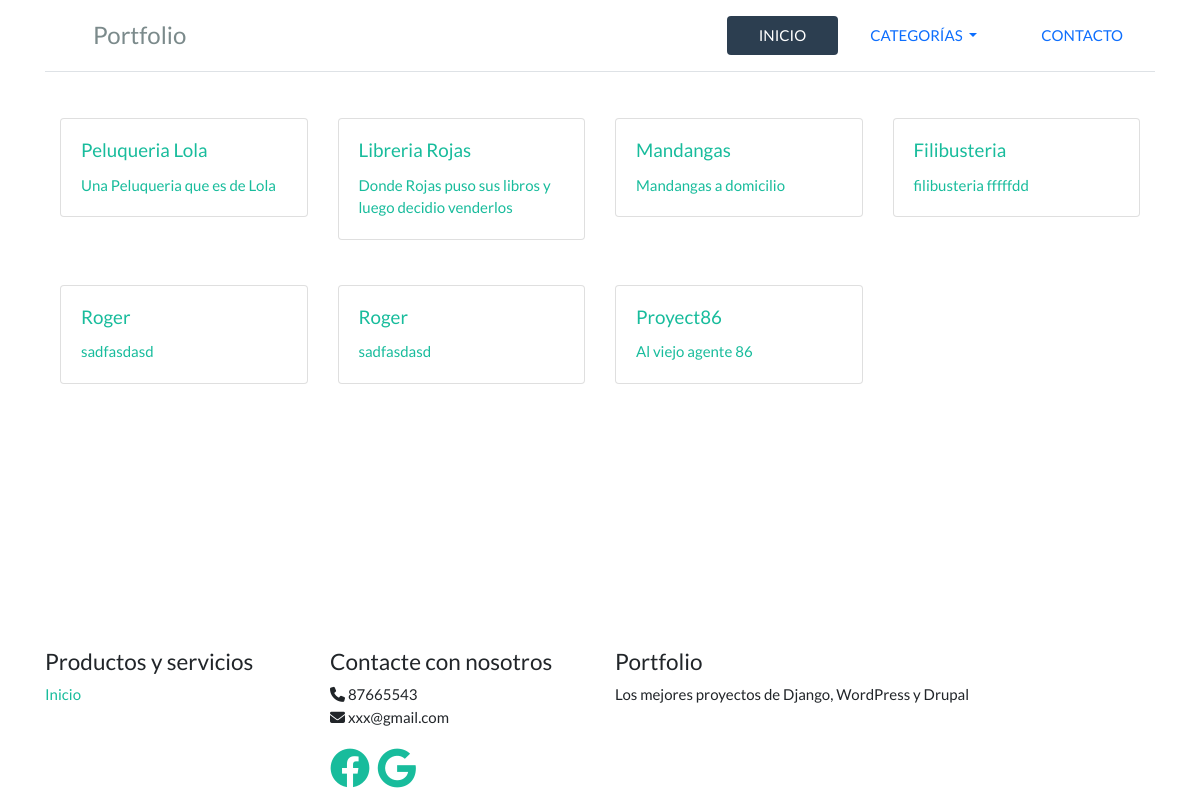
The page / on the database its author committed.
### portfolioapp/models.py (models this page shows, shortened)
class Proyecto(models.Model):
    categorias = models.ManyToManyField(Categoria, verbose_name='Categoria', related_name="proyectos")
    titulo = models.CharField(max_length = 250, verbose_name='Titulo', null=False, blank=False)
    descripcion = models.TextField(verbose_name='Descripcion', null=False, blank=False)
    year = models.IntegerField(verbose_name='Año', null=False, blank=False)
    fecha_creacion = models.DateTimeField(verbose_name='Fecha creación' , default=now)
    imagen = models.ImageField(verbose_name = 'Imagen', null=True, blank=True)

### portfolioapp/views.py (the view)
# urls.py: path('', views.HomeView.as_view(), name='home'),
class HomeView(TemplateView):
    template_name = 'portfolio/home.html'
    def get_context_data(self, **kwargs):
        context = super(HomeView, self).get_context_data(**kwargs)
        cat_id = kwargs.get('cat_id')
        context['proyectos'] = Proyecto.objects.filter(categorias__id=cat_id) if cat_id else Proyecto.objects.all()
        return context

### portfolioapp/templatetags/categorias_dropdown.py (called while the page is built)
@register.inclusion_tag('portfolio/categorias_dropdown.html')
def categorias_dropdown():
    categorias = Categoria.objects.all()
    return {'categorias': categorias}

### templates/portfolio/home.html (shortened to what this page needs)
{% extends 'portfolio/base.html' %}
{% load static %}
{% block content %}
<div>
	<div class="container mb-5">
		<div class="row">
		{% if proyectos %}
			{% for proyecto in proyectos %}
				<div class="col-sm-3">
					<a href="{% url 'proyecto_update' pk=proyecto.id %}" class="p-5">
						<div class="card">
							<div class="card-body">
								<h5 class="card-title">{{ proyecto.titulo }}</h5>
								<p class="card-text">{{ proyecto.descripcion }}</p>
							</div>
						</div>
					</a>
				</div>
			{% endfor %}
		{% else %}
			<p>No se han encontrado proyectos</p>
		{% endif %}
		</div>
	</div>
</div>
{% endblock %}

### rows shown on the page
Proyecto: titulo "Peluqueria Lola", descripcion "Una Peluqueria que es de Lola"
Proyecto: titulo "Libreria Rojas", descripcion "Donde Rojas puso sus libros y luego decidio venderlos"
Proyecto: titulo "Mandangas", descripcion "Mandangas a domicilio"
Proyecto: titulo "Filibusteria", descripcion "filibusteria fffffdd"
Proyecto: titulo "Roger", descripcion "sadfasdasd"
Proyecto: titulo "Roger", descripcion "sadfasdasd"
Proyecto: titulo "Proyect86", descripcion "Al viejo agente 86"
